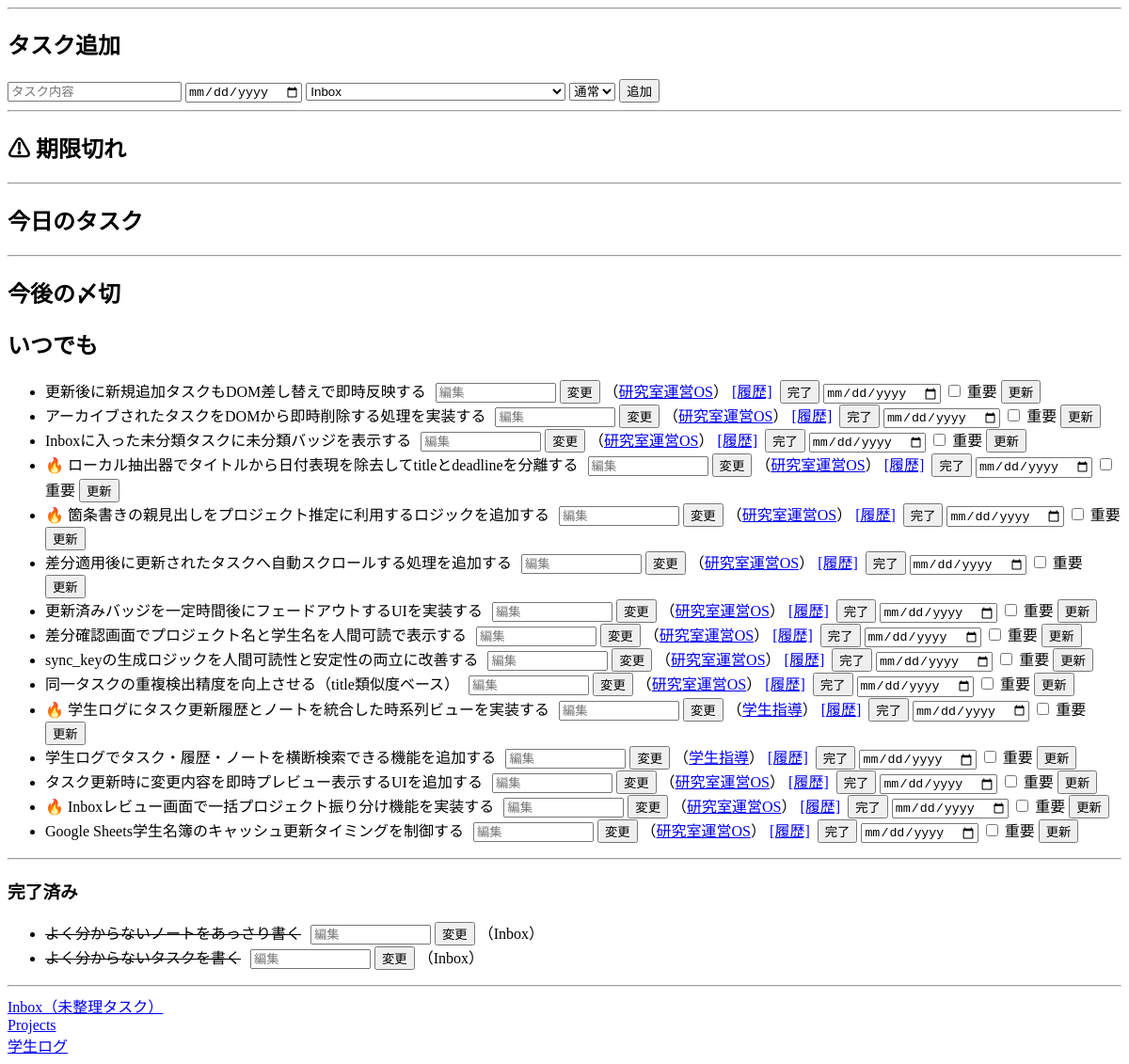
Before: / (lower part) with the older database file.
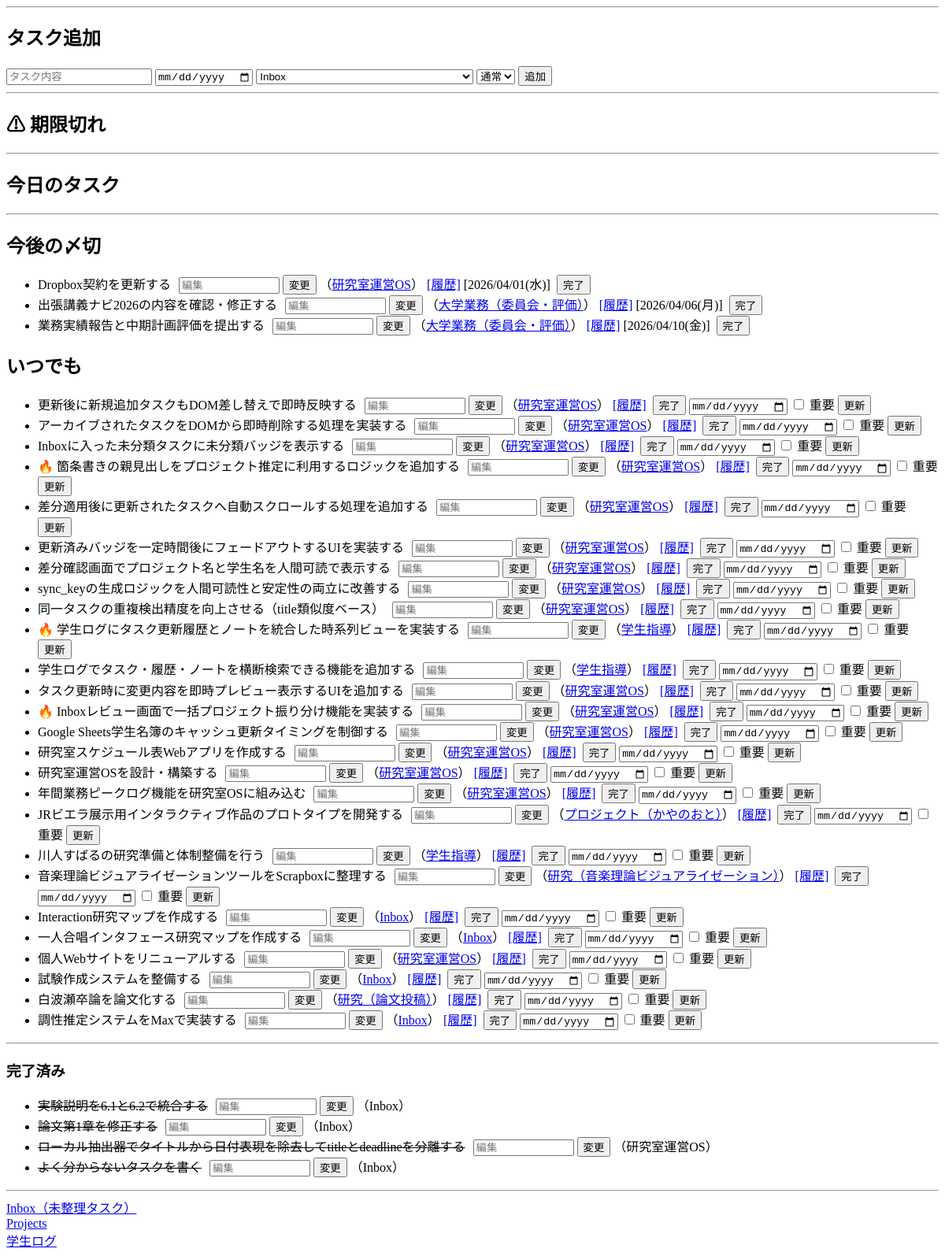
After: the same page with the newer database file.
### tables this page shows
CREATE TABLE tasks (
            id INTEGER PRIMARY KEY AUTOINCREMENT,
            title TEXT,
            status TEXT,
            deadline TEXT,
            original_deadline TEXT,
            project_id INTEGER,
            student_id INTEGER,
            priority TEXT DEFAULT 'medium',
            sync_key TEXT,
            source_type TEXT,
            source_updated_at TEXT,
            archived INTEGER DEFAULT 0
        );

CREATE TABLE projects (
            id INTEGER PRIMARY KEY AUTOINCREMENT,
            name TEXT,
            type TEXT,
            status TEXT
        );

### flask_app.py (the view)
@app.route("/")
def home():
    conn = get_db()
    c = conn.cursor()
    today = fetch_home_task_rows(c, "tasks.deadline = date('now')")
    overdue = fetch_home_task_rows(c, "tasks.deadline < date('now')")
    tasks_todo = fetch_home_task_rows(c, "tasks.deadline > date('now')")
    tasks_todo_anytime = fetch_home_task_rows(
        c, "tasks.deadline IS NULL OR tasks.deadline = ''"
    )
    tasks_done = fetch_done_task_rows(c)
    projects = fetch_all_projects(c)
    today = apply_format(today)
    overdue = apply_format(overdue)
    tasks_todo = apply_format(tasks_todo)
    tasks_todo_anytime = apply_format(tasks_todo_anytime)
    conn.close()
    return render_template(
        "index.html",
        today=today,
        overdue=overdue,
        tasks_todo=tasks_todo,
        projects=projects,
        tasks_done=tasks_done,
        tasks_todo_anytime=tasks_todo_anytime,
        is_production=os.getenv("IS_PRODUCTION") == "1",
        students=STUDENTS_DATA,
    )

### flask_app.py (called while the page is built)
def get_db():
    BASE_DIR = os.path.dirname(os.path.abspath(__file__))
    conn = sqlite3.connect(
        os.path.join(BASE_DIR, "db.sqlite3"), timeout=5, check_same_thread=False
    )
    conn.row_factory = sqlite3.Row
    conn.execute("PRAGMA journal_mode=WAL;")
    conn.execute("PRAGMA busy_timeout=5000;")
    return conn

def format_date_jp(date_str):
    if not date_str:
        return None
    from datetime import datetime
    weekdays_jp = ["月", "火", "水", "木", "金", "土", "日"]
    try:
        dt = datetime.strptime(date_str, "%Y-%m-%d")
    except Exception:
        return date_str
    today = datetime.now()
    fiscal_year = today.year if today.month < 4 else today.year + 1
    start = datetime(fiscal_year - 1, 4, 1)
    end = datetime(fiscal_year, 3, 31)
    w = weekdays_jp[dt.weekday()]
    if start <= dt <= end:
        return dt.strftime(f"%m/%d({w})")
    else:
        return dt.strftime(f"%Y/%m/%d({w})")

def fetch_all_projects(cursor):
    return cursor.execute("SELECT * FROM projects").fetchall()

### templates/index.html (shortened to what this page needs)
<!DOCTYPE html>
<html>
    <head>
    </head>
    <body>
        {% macro edit_form(task_id) %}
            <form action="/edit_task_title" method="post" style="display:inline; margin-left:6px;">
                <input type="text" name="title" placeholder="編集" style="width:120px;">
                <button type="submit">変更</button>
            </form>
        {% endmacro %}
        <hr>
        <h2>タスク追加</h2>
        <form action="/add_task" method="post">
            <input name="title" placeholder="タスク内容">
            <input type="date" name="deadline">
            <select name="project_id">
                {% for p in projects %}<option value="{{ p[0] }}">{{ p[1] }}</option>{% endfor %}
            </select>
            <select name="priority">
                <option value="medium" selected>通常</option>
            </select>
            <button type="submit">追加</button>
        </form>
        <hr>
        <h2>⚠ 期限切れ</h2>
        <hr>
        <h2>今日のタスク</h2>
        <hr>
        <h2>今後の〆切</h2>
        <ul>
            {% for t in tasks_todo %}
                <li data-task-id="{{ t["task_id"] }}" class="task-title-scope">
                    {{ t["title"] }}
                    {{ edit_form(t["task_id"]) }}
                    （<a href="/project/{{ t["project_id"] }}">{{ t["project_name"] }}</a>）
                    <a href="/project/{{ t["project_id"] }}?task_id={{ t["task_id"] }}">[履歴]</a>
                    {% if t["deadline_display"] %}[{{ t["deadline_display"] }}]{% endif %}
                    <form action="/done/{{ t["task_id"] }}"
                          method="post"
                          style="display:inline;
                                 margin-left:4px">
                        <button type="submit">完了</button>
                    </form>
                </li>
            {% endfor %}
        </ul>
        <h2>いつでも</h2>
        <ul>
            {% for t in tasks_todo_anytime %}
                <li data-task-id="{{ t["task_id"] }}" class="task-title-scope">
                    {% if t["priority"] == "high" %}🔥{% endif %}
                    {{ t["title"] }}
                    {{ edit_form(t["task_id"]) }}
                    （<a href="/project/{{ t["project_id"] }}">{{ t["project_name"] }}</a>）
                    <a href="/project/{{ t["project_id"] }}?task_id={{ t["task_id"] }}">[履歴]</a>
                    <form action="/done/{{ t["task_id"] }}"
                          method="post"
                          style="display:inline;
                                 margin-left:4px">
                        <button type="submit">完了</button>
                    </form>
                    <form action="/update_task" method="post" style="display:inline;">
                        <input type="date" name="deadline">
                        <label>
                            <input type="checkbox" name="priority" value="high">
                            重要
                        </label>
                        <button type="submit">更新</button>
                    </form>
                </li>
            {% endfor %}
        </ul>
        <hr>
        <h3>完了済み</h3>
        <ul>
            {% for t in tasks_done %}
                <li>
                    <s>{{ t["title"] }}</s>
                    {{ edit_form(t["id"]) }}
                    （{{ t["name"] }}）
                </li>
            {% endfor %}
        </ul>
        <hr>
        <a href="/inbox">Inbox（未整理タスク）</a>
        <br>
        <a href="/projects">Projects</a>
        <br>
        <a href="/students">学生ログ</a>
    </body>
</html>

Changed rows visible on the page:
no longer on this page (row edited): tasks: title "よく分からないノートをあっさり書く", name "Inbox", shown under "完了済み"
added tasks: title "Dropbox契約を更新する", project_name "研究室運営OS", deadline_display "2026/04/01(水)", shown under "今後の〆切"
added tasks: title "出張講義ナビ2026の内容を確認・修正する", project_name "大学業務（委員会・評価）", deadline_display "2026/04/06(月)", shown under "今後の〆切"
added tasks: title "業務実績報告と中期計画評価を提出する", project_name "大学業務（委員会・評価）", deadline_display "2026/04/10(金)", shown under "今後の〆切"
added tasks: title "研究室スケジュール表Webアプリを作成する", project_name "研究室運営OS", shown under "いつでも"
added tasks: title "研究室運営OSを設計・構築する", project_name "研究室運営OS", shown under "いつでも"
added tasks: title "年間業務ピークログ機能を研究室OSに組み込む", project_name "研究室運営OS", shown under "いつでも"
added tasks: title "JRビエラ展示用インタラクティブ作品のプロトタイプを開発する", project_name "プロジェクト（かやのおと）", shown under "いつでも"
added tasks: title "川人すばるの研究準備と体制整備を行う", project_name "学生指導", shown under "いつでも"
added tasks: title "音楽理論ビジュアライゼーションツールをScrapboxに整理する", project_name "研究（音楽理論ビジュアライゼーション）", shown under "いつでも"
added tasks: title "Interaction研究マップを作成する", project_name "Inbox", shown under "いつでも"
added tasks: title "一人合唱インタフェース研究マップを作成する", project_name "Inbox", shown under "いつでも"
added tasks: title "個人Webサイトをリニューアルする", project_name "研究室運営OS", shown under "いつでも"
added tasks: title "試験作成システムを整備する", project_name "Inbox", shown under "いつでも"
added tasks: title "白波瀬卒論を論文化する", project_name "研究（論文投稿）", shown under "いつでも"
added tasks: title "調性推定システムをMaxで実装する", project_name "Inbox", shown under "いつでも"
added tasks: title "実験説明を6.1と6.2で統合する", name "Inbox", shown under "完了済み"
added tasks: title "論文第1章を修正する", name "Inbox", shown under "完了済み"
changed tasks "ローカル抽出器でタイトルから日付表現を除去してtitleとdeadlineを分離する": moves from the list under "いつでも" to the list under "完了済み"
